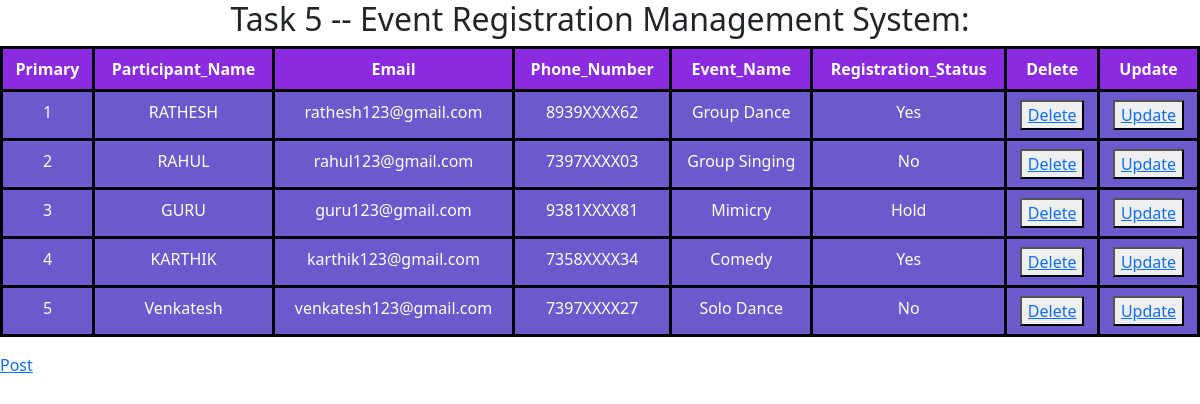
/registrationApp/getData5/, run on the app's committed database.
### registrationApp/models.py (models this page shows, shortened)
class RegistrationData(models.Model):
    Participant_Name = models.CharField(max_length=100)
    Email = models.EmailField()
    Phone_Number = models.CharField(max_length=15)
    Event_Name = models.CharField(max_length=100)
    Registration_Status = models.CharField(choices=[('Yes','Yes'),('No','No'),('Hold','Hold')])

### registrationApp/views.py (the view)
# urls.py: path('getData5/',views.getMethod,name='get5'),
def getMethod(request):
    datas = RegistrationData.objects.all()
    return render(request,'ExampleFive/RegistrationTable.html',{'datas':datas})

### templates/ExampleFive/RegistrationTable.html (shortened to what this page needs)
<!DOCTYPE html>
<html lang="en">
<head>
    <link href="https://cdn.jsdelivr.net/npm/bootstrap@5.3.8/dist/css/bootstrap.min.css" rel="stylesheet">
</head>
<body>
    <h2 style="text-align: center"> Task 5 -- Event Registration Management System: </h2>
    <table class="table table-border table-dark text-center custom">
        <thead>
            <tr>
                <th> Primary </th>
                <th> Participant_Name </th>
                <th> Email </th>
                <th> Phone_Number </th>
                <th> Event_Name </th>
                <th> Registration_Status </th>
                <th> Delete </th>
                <th> Update </th>
            </tr>
        </thead>
        <tbody>
        {% for data in datas %}
            <tr>
                <td> {{data.id}} </td>
                <td> {{data.Participant_Name}} </td>
                <td> {{data.Email}} </td>
                <td> {{data.Phone_Number}} </td>
                <td> {{data.Event_Name}} </td>
                <td> {{data.Registration_Status}} </td>
                <td> <button> <a href="{% url 'delete5' data.id %}"> Delete </a></button></td>
                <td> <button> <a href="{% url 'update5' data.id %}"> Update </a></button></td>
            </tr>
        {% endfor %}
        </tbody>
    </table>
    <a href="{% url 'post5' %}"> Post </a>
</body>
</html>

### templates/ExampleFive/RegistrationTable.html (style rules this page uses)
.custom th { background-color: blueviolet; border: 3px solid black; }
.custom td { background-color: slateblue; border: 3px solid black; }

### data on the page
RegistrationData: id "1", Participant_Name "RATHESH", Email "rathesh123@gmail.com", Phone_Number "8939XXXX62", Event_Name "Group Dance", Registration_Status "Yes"
RegistrationData: id "2", Participant_Name "RAHUL", Email "rahul123@gmail.com", Phone_Number "7397XXXX03", Event_Name "Group Singing", Registration_Status "No"
RegistrationData: id "3", Participant_Name "GURU", Email "guru123@gmail.com", Phone_Number "9381XXXX81", Event_Name "Mimicry", Registration_Status "Hold"
RegistrationData: id "4", Participant_Name "KARTHIK", Email "karthik123@gmail.com", Phone_Number "7358XXXX34", Event_Name "Comedy", Registration_Status "Yes"
RegistrationData: id "5", Participant_Name "Venkatesh", Email "venkatesh123@gmail.com", Phone_Number "7397XXXX27", Event_Name "Solo Dance", Registration_Status "No"
